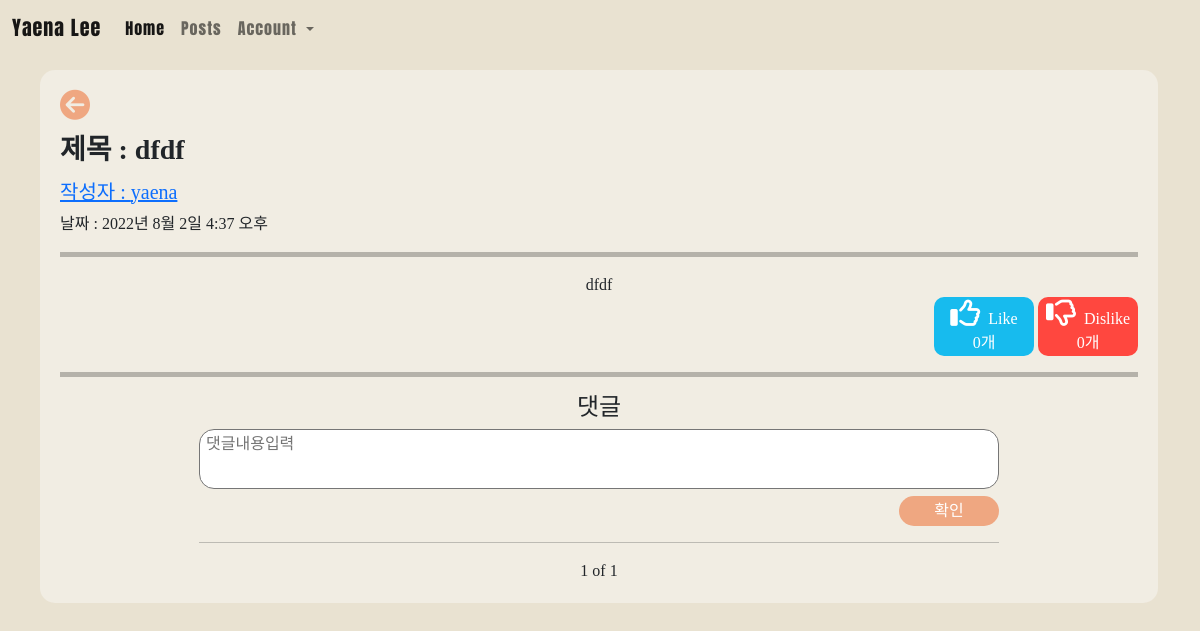
/2, run on the app's committed database.
### main/models.py (models this page shows, shortened)
class Post(models.Model):
    title = models.CharField(max_length=200)
    writer = models.ForeignKey(User,on_delete=models.CASCADE)
    pub_date = models.DateTimeField()
    body = models.TextField()
    image = models.ImageField(upload_to = 'post/', blank = True, null = True)
    like_user_set = models.ManyToManyField(User, blank=True, related_name='likes_user_set',through='Like')
    dislike_user_set = models.ManyToManyField(User, blank=True, related_name='dislikes_user_set',through='Dislike')
    @property
    def like_count(self):
        return self.like_user_set.count()
    @property
    def dislike_count(self):
        return self.dislike_user_set.count()

### main/views.py (the view)
# urls.py: path('<int:id>', detail, name = "detail"),
def detail(request, id):
    post = get_object_or_404(Post, pk = id)
    all_comments = post.comments.all().order_by('-created_at')
    paginator = Paginator(all_comments,5)
    page = request.GET.get('page')
    comments = paginator.get_page(page)
    return render(request, 'main/detail.html', {'post':post, 'comments':comments})

### main/templates/main/detail.html (shortened to what this page needs)
{% extends 'base.html' %}
{% load static %}
{% block content %}
{% include 'shared/_navbar2.html' %}
<div id = "detail" class="container" style="padding-top: 70px;">
    <div id = "detail_body" style="background-color: #f1ede3; border-radius: 15px; padding: 20px; margin-bottom: 30px;">
        {% if post.writer == user%}
        <a href = "{% url 'main:post'%}" style="display: inline-block;"><i class="fa-solid fa-circle-arrow-left" style="color: #efa781;; font-size: 30px;"></i></a>
            <div id = "edit_delete_post" style="text-align: right;float:right;">
                <a href = "{% url 'main:edit' post.id%}"><button id = "post_edit_button">글 수정하기</button></a>
                <a href = "{% url 'main:delete' post.id%}"><button id = "post_edit_button">글 삭제하기</button></a>
            </div>
        {% else %}
        <a href = "{% url 'main:post'%}" style="display: inline-block;"><i class="fa-solid fa-circle-arrow-left" style="color: #efa781;; font-size: 30px;"></i></a>
        {% endif %}
        <h3>제목 : {{post.title}}</h3>
        {% if post.writer %}
            {% if 'user' in post.writer.username %}
                <h5>작성자 : {{ post.writer.last_name }} {{ post.writer.first_name }}</h5>
            {% else %}
                <a href = "{% url 'users:mypage' post.writer.id %}"><h5>작성자 : {{ post.writer }}</h5></a>
            {% endif %}
        {% else %}
        <h5>작성자 : 알 수 없음</h5>
        {% endif %}
        날짜 : {{post.pub_date}}<br>
        <hr style="height: 5px; border: 0 none;color:black">
        <div id = "summary" style="text-align: center;">{{post.body}}</div>
        <div class = "like_dislike" style="text-align: right;">
            <div class="like" name ="{{post.id}}" value="Like" style="display: inline-block;">
                {% if user in post.like_user_set.all %}
                    <button style="background-color: #17BBEE; color:white;border:none;width: 100px;border-radius: 10px;">
                        <i class="fa-solid fa-thumbs-up" id = "like-icon" style="font-size: 30px;display: inline-block;color: white;"></i>
                        &nbspLike
                        <p id="count-{{ post.id }}" style="margin-bottom: 0;">
                            {% if post.like_count == 0 %}
                                0개
                            {% else %}
                                {{ post.like_count }}개
                            {% endif %}
                        </p>
                    </button>
                {% else %}
                    <button style="background-color: #17BBEE; color:white;border:none;width: 100px;border-radius: 10px;">
                        <i class="fa-regular fa-thumbs-up"id = "like-icon" style="font-size: 30px;display: inline-block;color: white; "></i>
                        &nbspLike
                        <p id="count-{{ post.id }}" style="margin-bottom: 0;">
                            {% if post.like_count == 0 %}
                                0개
                            {% else %}
                                {{ post.like_count }}개
                            {% endif %}
                        </p>
                    </button>
                {% endif %}
            </div>
            <div class="dislike" name ="{{post.id}}" value="Dislike" style="display: inline-block;">
                {% if user in post.dislike_user_set.all %}
                    <button style="background-color:#FF473F; color:white;border:none;width: 100px;border-radius: 10px;">
                        <i class="fa-solid fa-thumbs-down" id = "dislike-icon" style="font-size: 30px;display: inline-block;color: white;"></i>
                        &nbspDislike
                        <p id="count2-{{ post.id }}" style="margin-bottom: 0;">
                            {% if post.dislike_count == 0 %}
                                0개
                            {% else %}
                                {{ post.dislike_count }}개
                            {% endif %}
                        </p>
                    </button>
                {% else %}
                    <button style="background-color:#FF473F; color:white;border:none;width: 100px;border-radius: 10px;">
                        <i class="fa-regular fa-thumbs-down"id = "dislike-icon" style="font-size: 30px;display: inline-block;color: white; "></i>
                        &nbspDislike
                        <p id="count2-{{ post.id }}" style="margin-bottom: 0;">
                            {% if post.dislike_count == 0 %}
                                0개
                            {% else %}
                                {{ post.dislike_count }}개
                            {% endif %}
                        </p>
                    </button>
                {% endif %}
            </div>
        </div>
        <hr style="height: 5px; border: 0 none;color:black">
        <h4 style="text-align: center;">댓글</h4>
        <div  style="text-align: center;">
            <form action="{%url 'main:create_comment' post.id%}" method="POST">
                <textarea name="content" placeholder=" 댓글내용입력" style="width: 800px;resize: none; height: 60px; border-radius: 15px;"></textarea>
                <input type="submit" value="확인" id = "detail_submit">
            </form>
        </div>
        <hr style="width: 800px; margin-left:auto;margin-right:auto">
            <div id = "comment" style="width: 800px; margin-left:auto;margin-right:auto">
                <div id = "page_number" style="text-align: center;">
                    <span>{{comments.number}}</span>
                    <span>of</span>
                    <span>{{comments.paginator.num_pages}}</span>
                </div>
            </div>
    </div>
</div>
{% endblock %}

### profile_page/static/css/style.css (style rules this page uses)
html,body { background-color:RGB(233,226,209); }
h4 { font-family: 'dream', sans-serif; font-size: 1.5em; }
h3 { padding-top: 10px; font-family: 'dream'; font-weight:bold; padding-bottom: 5px; }
#detail { padding-top:50px ; padding-left: 10px; font-family: dream; }
#detail_submit { background-color: #efa781; color:white; font-family: dream; border: none; width: 100px; height: 30px; border-radius: 15px; margin-left: 700px; }
#page_number { font-family: dream; text-align: center; }

### data on the page
Post: title "dfdf", writer "yaena", pub_date "2022년 8월 2일 4:37 오후", body "dfdf"

### other printed values
{{ comments.number }} "1"
{{ comments.paginator.num_pages }} "1"
